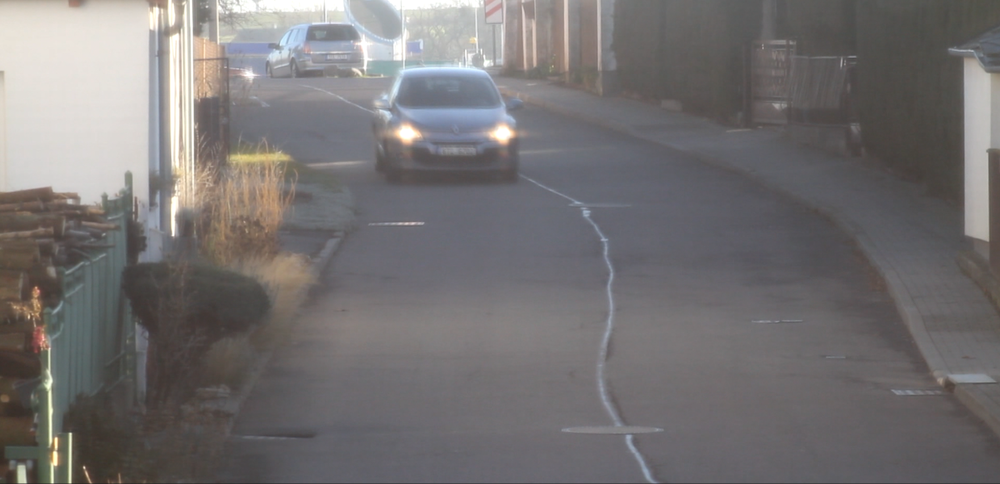
#> input picture image-1.png, 1000 x 484 px, shrunk from 1844 x 892 before the run
$ python sift.py
#> lines starting #> are read from the running program, lines starting #| are printed output that depends on the picture
import cv2
import numpy as np
from matplotlib import pyplot as plt

def compare_images(image1_path, image2_path):
    # Load images
#> called with image1_path = 'image-1.png', image2_path = 'image-2.png'
    img1 = cv2.imread(image1_path, cv2.IMREAD_GRAYSCALE)
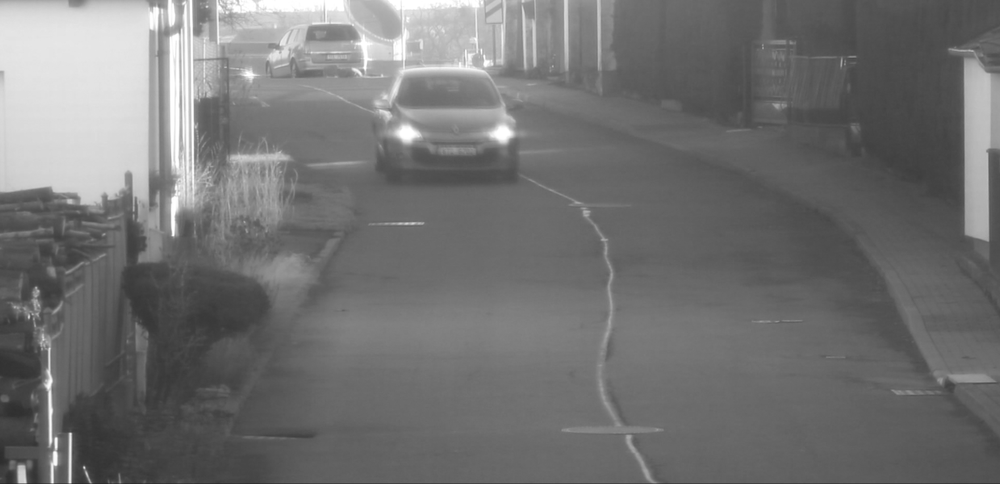
#> img1: shape (484, 1000); min 40, max 255, mean 114.7
    img2 = cv2.imread(image2_path, cv2.IMREAD_GRAYSCALE)
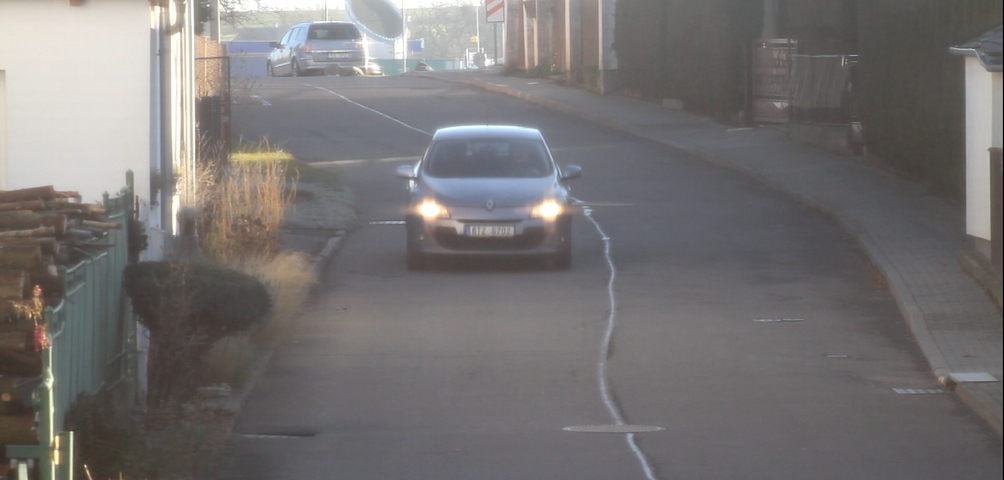
#> input picture image-2.png, 1004 x 480 px, shrunk from 1851 x 885 before the run
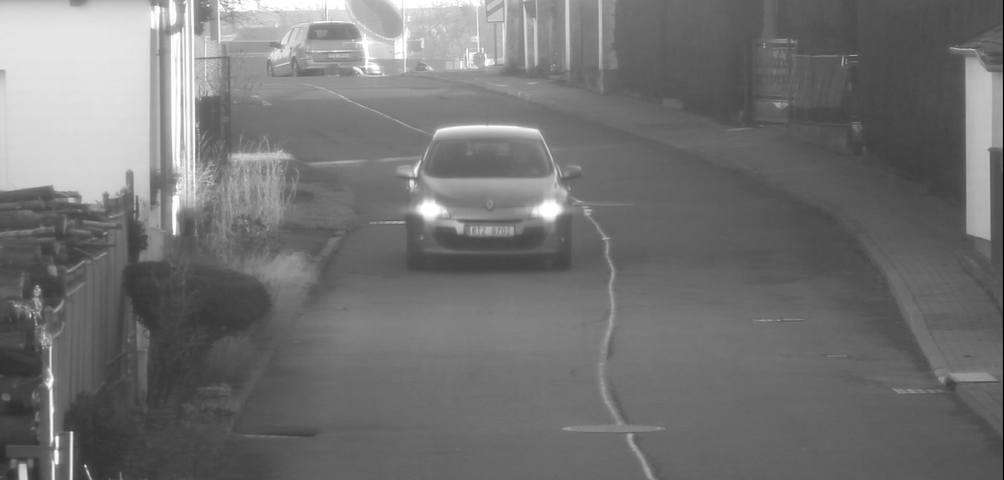
#> img2: shape (480, 1004); min 0, max 255, mean 115.3

    # Initialize SIFT detector
    sift = cv2.SIFT_create()

    # Find keypoints and descriptors with SIFT
    kp1, des1 = sift.detectAndCompute(img1, None)
#> kp1 = 476 keypoints; strongest (x, y, size): (407, 134, 13.3), (502, 134, 13.7), (70, 434, 2.4), (55, 454, 4.1)
    kp2, des2 = sift.detectAndCompute(img2, None)
#> kp2 = 508 keypoints; strongest (x, y, size): (549, 210, 16.3), (71, 433, 2.2), (50, 382, 6.8), (56, 453, 4.1)

    # Initialize BFMatcher
    bf = cv2.BFMatcher(cv2.NORM_L2, crossCheck=True)

    # Match descriptors
    matches = bf.match(des1, des2)
#> matches = 317 matches

    # Sort matches by distance
    matches = sorted(matches, key=lambda x: x.distance)

    # Draw all matches
    img_matches = cv2.drawMatches(img1, kp1, img2, kp2, matches, None, flags=cv2.DrawMatchesFlags_NOT_DRAW_SINGLE_POINTS)
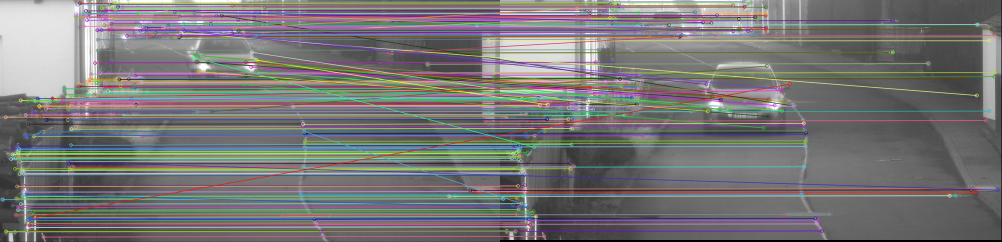
#> img_matches: shape (484, 2004, 3) (shown at 1/2 size); mean of channels 0, 1, 2 117.7, 117.5, 119; drawn as B, G, R

    # Display the matches
    plt.figure(figsize=(12, 6))
    plt.imshow(img_matches)
    plt.title('SIFT Feature Matching')
    plt.show()

if __name__ == "__main__":
    image1_path = 'image-1.png'
    image2_path = 'image-2.png'
    compare_images(image1_path, image2_path)
